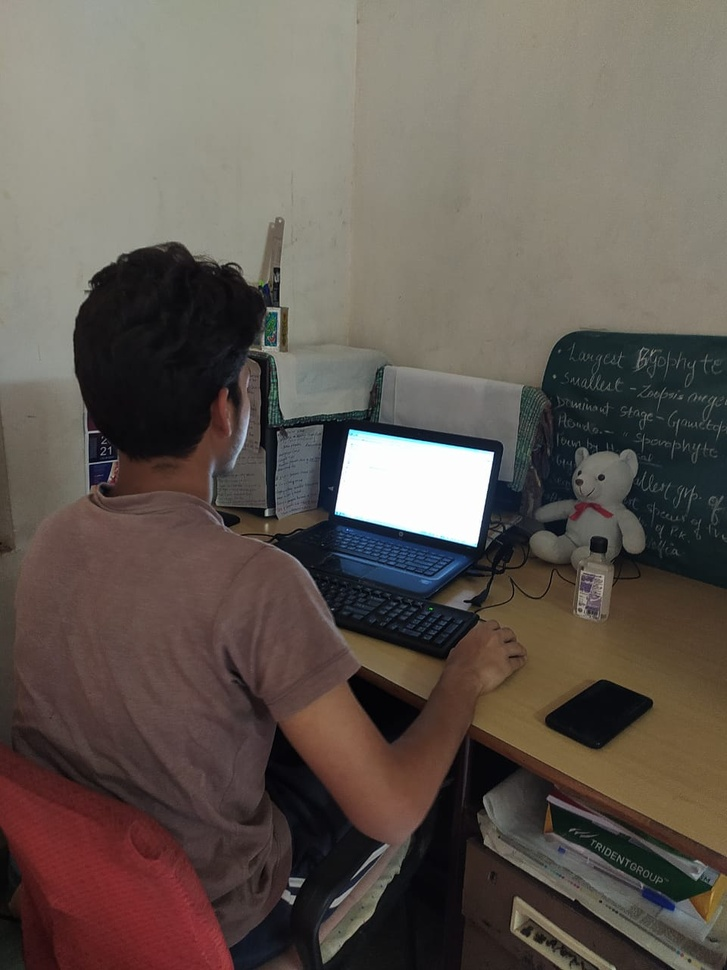
#> input picture Object Detection/My_Table.jpeg, 727 x 970 px, shrunk from 960 x 1280 before the run, given in place of the camera
$ jupyter execute --allow-errors 'Color detection using OpenCV.ipynb'   (text cells are left out)
#> lines starting #> are read from the running program, lines starting #| are printed output that depends on the picture; after the words box and inside, x2 and y2 are one past the last pixel; in counts of white or black regions, pixels touching at a corner belong together
[cell 1]
import numpy as np
import pandas as pd
import matplotlib.pyplot as plt
import cv2

[cell 2]
cap = cv2.VideoCapture(0)                           # 0 for standard web camera

[cell 3]
def color_detection(color):
#> called with color = 'RED'
    while True:
        ret,frame = cap.read()
#> frame is the input picture: shape (970, 727, 3); mean B, G, R 81.4, 88.6, 97.6
        # gray_frame = cv2.cvtColor(frame,cv2.COLOR_BGR2GRAY)
        hsv_frame = cv2.cvtColor(frame,cv2.COLOR_BGR2HSV)
#> hsv_frame: shape (970, 727, 3); mean H, S, V 44.7, 62.6, 100.1

        # To show actual frame:
        cv2.imshow("Frame",frame)

        if(color=='RED'):
            #RED COLOR
            low_red = np.array([161,155,85])
            high_red = np.array([179,255,255])
            red_mask = cv2.inRange(hsv_frame,low_red,high_red)
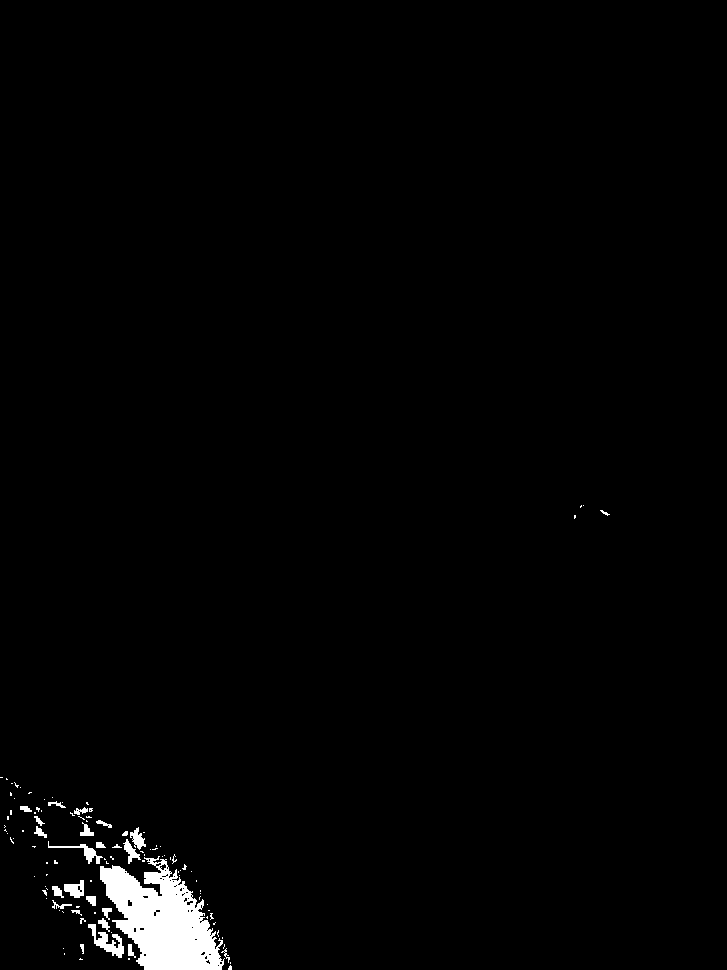
#> red_mask: shape (970, 727); 1.5% white; 111 white regions (85 under 20 px), largest, box (x1, y1, x2, y2) and area: (100, 856, 225, 970) 8026, (88, 924, 124, 958) 464, (48, 841, 103, 864) 265
            red = cv2.bitwise_and(frame,frame,mask=red_mask)
            cv2.imshow("RED",red)

        if(color=='BLUE'):
            #BLUE COLOR
            low_red = np.array([94,80,2])
            high_red = np.array([126,255,255])
            blue_mask = cv2.inRange(hsv_frame,low_blue,high_blue)
            blue = cv2.bitwise_and(frame,frame,mask=blue_mask)
            cv2.imshow("BLUE",blue)

        if(color=='GREEN'):
            #GREEN COLOR
            low_green = np.array([25,52,72])
            high_green = np.array([102,255,255])
            green_mask = cv2.inRange(hsv_frame,low_green,high_green)
            green = cv2.bitwise_and(frame,frame,mask=green_mask)
            cv2.imshow("GREEN",green)

        if(color=='NOT_WHITE'):
            #NOT_WHITE COLOR
            low_not_white = np.array([0,42,0])
            high_not_white = np.array([179,255,255])
            not_white_mask = cv2.inRange(hsv_frame,low_not_white,high_not_white)
            not_white = cv2.bitwise_and(frame,frame,mask=not_white_mask)
            cv2.imshow("NOT_WHITE",not_white)

        key = cv2.waitKey(1)
#> (key Esc is pressed here)
        if key == 27:
            break

[cell 4]
color_detection("RED")

#> (a cell that did not finish here is left out)


[cell 6]
color_detection("GREEN")
#> call 3 of color_detection, with color = 'GREEN'
#> in color_detection (call 3), `green_mask = cv2.inRange(hsv_frame,low_green,high_green)`:
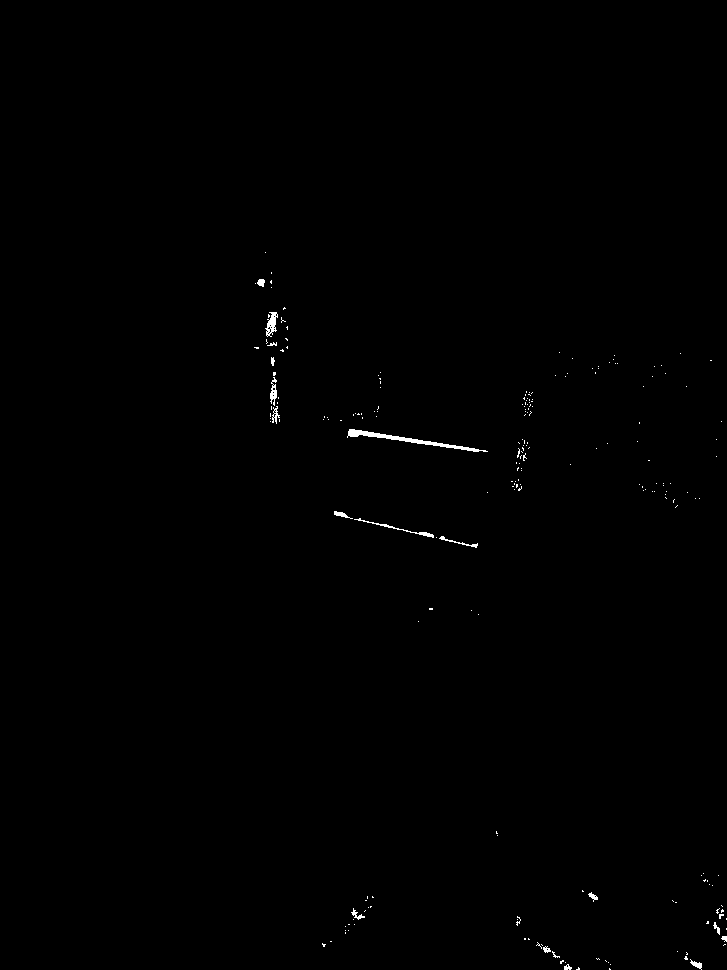
#> green_mask: shape (970, 727); 0.3% white; 216 white regions (199 under 20 px), largest, box (x1, y1, x2, y2) and area: (347, 429, 488, 452) 561, (265, 312, 278, 337) 167, (354, 518, 434, 538) 159
#> (key Enter is pressed here)

[cell 7]
color_detection("NOT_WHITE")
#> call 4 of color_detection, with color = 'NOT_WHITE'
#> in color_detection (call 4), `not_white_mask = cv2.inRange(hsv_frame,low_not_white,high_not_white)`:
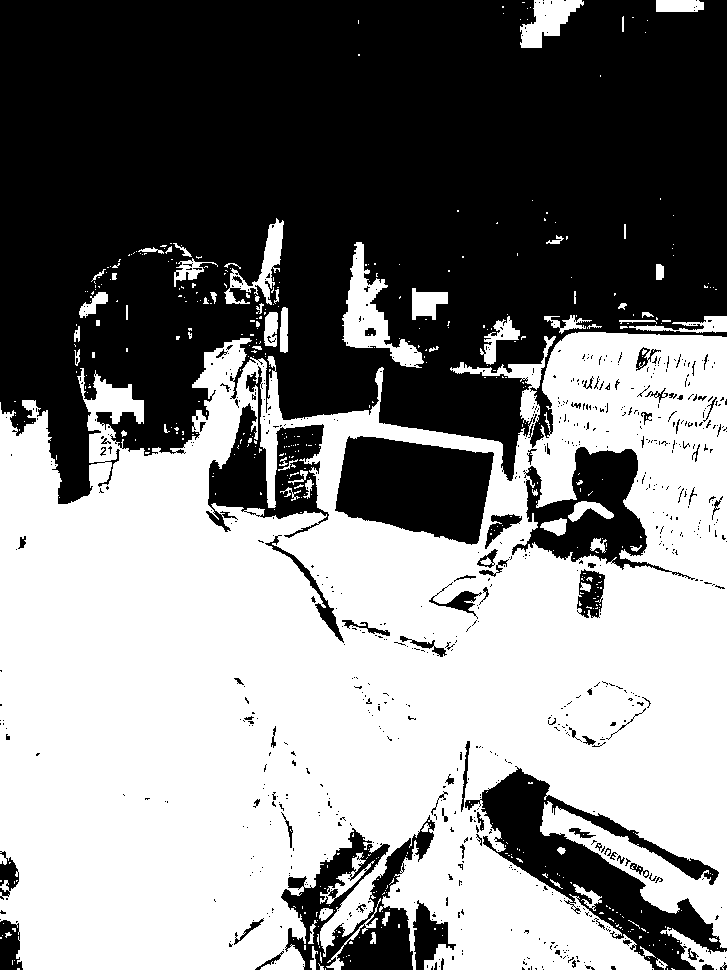
#> not_white_mask: shape (970, 727); 51.5% white; 767 black regions (680 under 20 px), largest, box (x1, y1, x2, y2) and area: (0, 0, 727, 504) 276119, (465, 766, 727, 970) 15635, (335, 436, 494, 545) 12614
#> in color_detection (call 4), `not_white = cv2.bitwise_and(frame,frame,mask=not_white_mask)`:
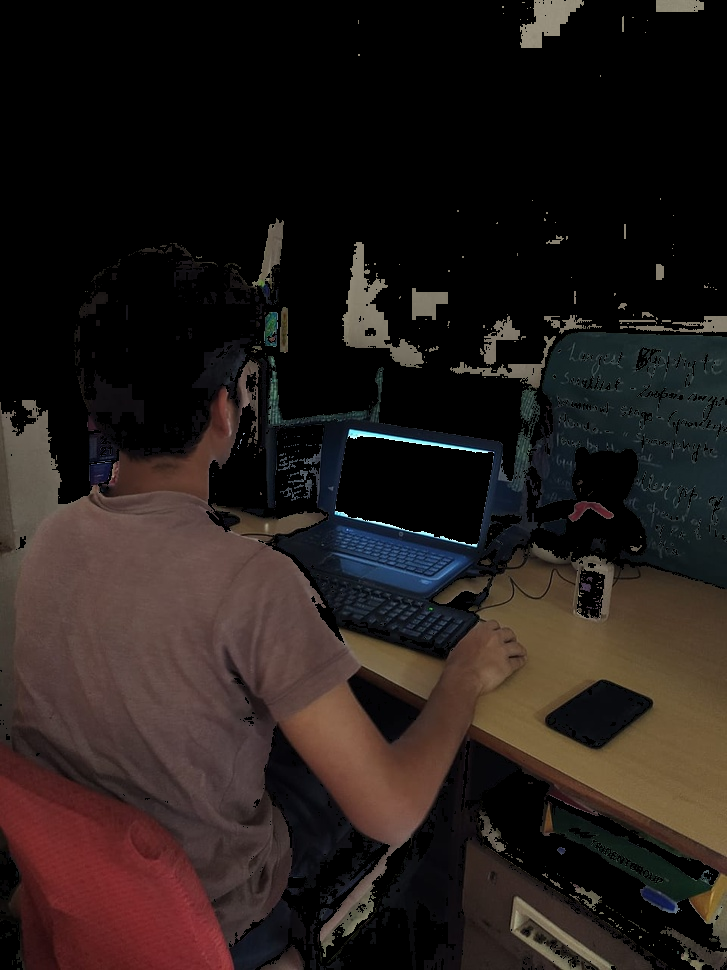
#> not_white: shape (970, 727, 3); mean B, G, R 25.6, 28.4, 36.4
